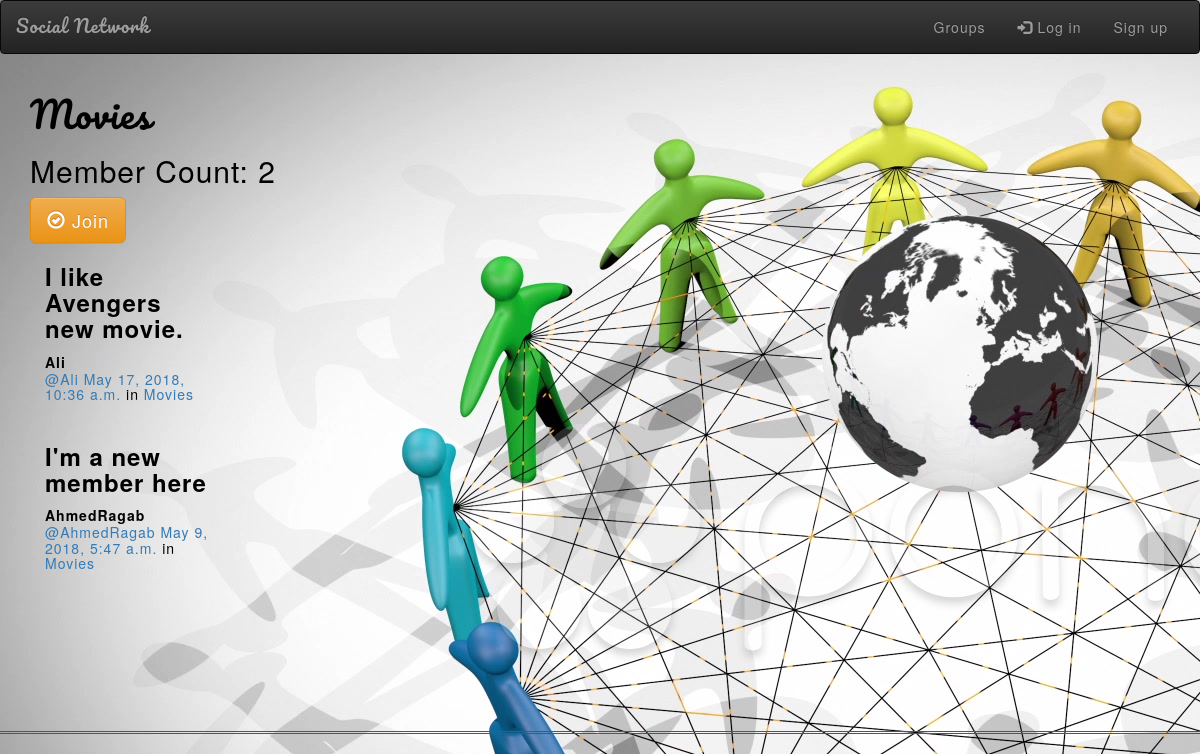
The app's page /groups/posts/in/movies/ with its own data.
### groups/models.py (models this page shows, shortened)
class Group(models.Model):
    name = models.CharField(max_length=255, unique=True)
    slug = models.SlugField(allow_unicode=True, unique=True)
    description = models.TextField(blank=True, default='')
    description_html = models.TextField(editable=False, default='', blank=True)
    members = models.ManyToManyField(User,through="GroupMember")
    class Meta:
        ordering = ["name"]

### posts/models.py (models this page shows, shortened)
class Post(models.Model):
    user = models.ForeignKey(User, related_name="posts" , on_delete=models.CASCADE)
    created_at = models.DateTimeField(auto_now=True)
    message = models.TextField()
    message_html = models.TextField(editable=False)
    group = models.ForeignKey(Group, related_name="posts",null=True, blank=True , on_delete=models.CASCADE)
    class Meta:
        ordering = ["-created_at"]
        unique_together = ["user", "message"]

### groups/views.py (the view)
# urls.py: url(r"^posts/in/(?P<slug>[-\w]+)/$",views.SingleGroup.as_view(),name="single"),
class SingleGroup(generic.DetailView):
    model = Group

### groups/templates/groups/group_detail.html
{% extends "groups/group_base.html" %}
{% block pregroup %}
<h1>{{group.name}}</h1>
<h2> Member Count: {{group.members.count}}</h2>
  <div class="content">
				{% if user in group.members.all %}
					<a href="{% url 'groups:leave' slug=group.slug %}" class="btn btn-lg btn-fill btn-warning"><span class="glyphicon glyphicon-remove-circle"></span> Leave</a>
				{% else %}
					<a href="{% url 'groups:join' slug=group.slug %}" class="btn btn-lg btn-fill btn-warning"><span class="glyphicon glyphicon-ok-circle"></span> Join</a>
				{% endif %}
</div>
{% endblock %}
{% block group_content %}
<div class="col-md-2">
	{% if group.posts.count == 0 %}
	<h2>No posts in this group yet!</h2>
	{% else %}
		{% for post in group.posts.all %}
			{% include "posts/_post.html" %}
		{% endfor %}
	{% endif %}
</div>
{% endblock %}

### groups/templates/groups/group_base.html (shortened to what this page needs)
{% extends "base.html" %}
{% block content %}
<div class="container">
  <div class="row">
    {% block pregroup %}{% endblock %}
    {% block group_content %}{% endblock %}
  </div>
</div>
{% endblock %}

### templates/base.html (shortened to what this page needs)
<!DOCTYPE html>
{% load staticfiles %}
<html>
  <head>
    <link rel="stylesheet" href="https://maxcdn.bootstrapcdn.com/bootstrap/3.3.7/css/bootstrap.min.css">
    <link rel="stylesheet" href="https://maxcdn.bootstrapcdn.com/bootstrap/3.3.7/css/bootstrap-theme.min.css">
    <link rel="stylesheet" type="text/css" href = "{% static 'project_DS/master.css' %}" />
  </head>
    <body>
    <nav class="navbar navbar-inverse" >
        <div class="container-fluid">
            <div class="navbar-header">
                <a class="navbar-brand mynav" href="{% url 'home' %}" id="viber">Social Network</a>
            </div>
            <div class="collapse navbar-collapse" id="topNavBar">
                <ul class="nav navbar-nav navbar-right">
    						{% if user.is_authenticated %}
                      <li><a href="{% url 'posts:create' %}" class="btn btn-simple">Post</a></li>
                      <li><a href="{% url 'groups:all' %}" class="btn btn-simple">Groups</a></li>
                      <li><a href="{% url 'groups:create' %}" class="btn btn-simple">Create Group</a></li>
                      <li><a href="{% url 'accounts:logout' %}" class="btn btn-simple"><span class="glyphicon glyphicon-log-out" aria-hidden="true"></span> Log out</a></li>
    						{% else %}
    						      <li><a href="{% url 'groups:all' %}"class="btn btn-simple">Groups</a></li>
    						      <li><a href="{% url 'accounts:login' %}" class="btn btn-simple"><span class="glyphicon glyphicon-log-in" aria-hidden="true"></span> Log in</a></li>
    						      <li><a href="{% url 'accounts:signup' %}" class="btn btn-simple">Sign up</a></li>
    						{% endif %}
                </ul>
            </div>
    			</div>
    		</nav>
        <div class="container mycontent">
          {% block content %}
          {% endblock %}
        </div>
    <canvas id="canvas"></canvas>
    </body>
</html>

### posts/templates/posts/_post.html (shortened to what this page needs)
<div class="post media">
	<h3><strong>{{ post.message_html|safe }}</strong></h3>
	<div class="media-body">
		<strong>{{ post.user.username }}</strong>
		<h5 class="media-heading">
			<span class="username"><a href="{% url 'posts:for_user' username=post.user.username %}">@{{ post.user.username }}</a></span>
			<time class="time"><a href="{% url 'posts:single' username=post.user.username pk=post.pk %}">{{ post.created_at }}</a></time>
			{% if post.group %}
			<span class="group-name">in <a href="#">{{ post.group.name }}</a></span>
			{% endif %}
		</h5>
	</div>
</div>

### static/project_DS/master.css (style rules this page uses)
body { background: white url("images/3827200.jpg"); color: black; font-family: 'Helvetica Neue', "Yu Gothic Light"; letter-spacing: 1px; border-bottom: double #555; }
.navbar { background-color: bisque; }
#viber { font-family: Pacifico; }
h1 { font-family: Pacifico; }

### records on screen
Group: name "Movies", members.count "2"
Post: message_html "I like Avengers new movie.", user.username "Ali", created_at "May 17, 2018, 10:36 a.m.", group.name "Movies"
Post: message_html "I'm a new member here", user.username "AhmedRagab", created_at "May 9, 2018, 5:47 a.m.", group.name "Movies"
